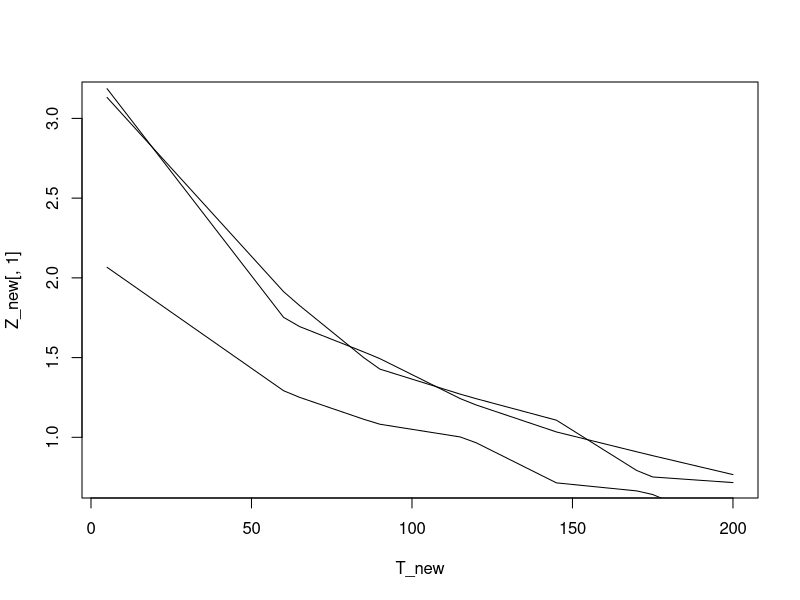
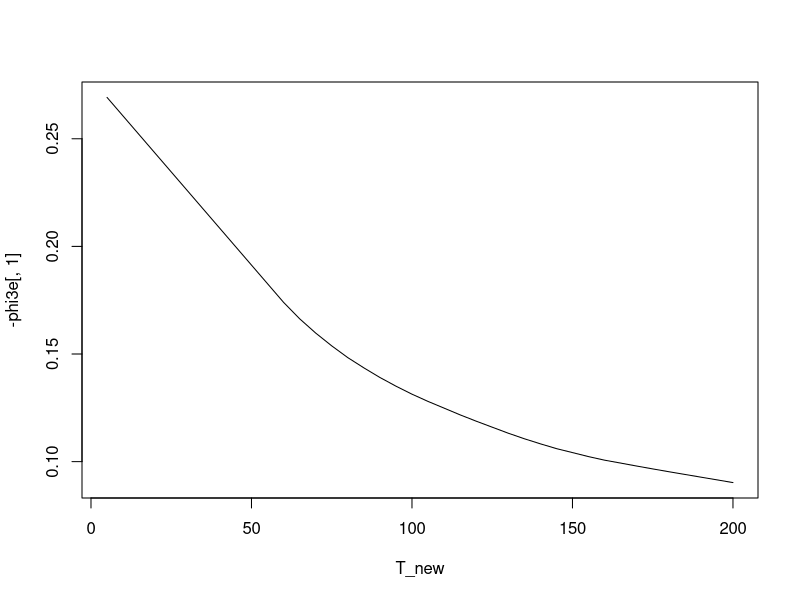

Write the R code that produced these figures, in order.
## ---- chunk 1
my_packages <- c("MASS", "ggplot2", "dplyr")
suppressMessages(lapply(my_packages, library, character.only = TRUE))
## ---- chunk 2
T <- seq(0, 1, length.out = 231)
p <- length(T)

L1=40
J=L2=15
L3=5
I_index=rep(1:L1,each=L2*L3)
n=length(I_index)
IJ_index=rep(1:(L1*L2),each=L3)

I=max(I_index)
n_I0=table(I_index)
IJ=max(IJ_index)
n_IJ=table(IJ_index)
## ---- chunk 3
lambda1 <- c(4.5, 0.11)
lambda2 <- lambda3 <- c(90, 2)
N1 = length(lambda1) 
N2 = length(lambda2)
N3 = length(lambda3)

phi1 = cbind(5*exp(-2*T)^2/(1+ exp(-T))^2,8*exp(-2*T)^2/(1+ exp(-T))^2)
phi2 = cbind(rep(0.01, length(T)),rep(0.05, length(T)))
phi3 = cbind(5*exp(-2*T)^2/(1+ exp(-T))^2,8*exp(-2*T)^2/(1+ exp(-T))^2)

#normalize bases
norm1 = t(phi1)%*%phi1
norm1 = sqrt(diag(norm1))
phi1 = t(t(phi1)/norm1)

norm2 = t(phi2)%*%phi2
norm2 = sqrt(diag(norm2))
phi2 = t(t(phi2)/norm2)

norm3 = t(phi3)%*%phi3
norm3 = sqrt(diag(norm3))
phi3 = t(t(phi3)/norm3)

sigma = 0.1
## ---- chunk 4
set.seed(100)
xi = matrix(rnorm(N1*I),nrow=N1,ncol=I)
xi_true = xi * sqrt(lambda1) 
  
theta = matrix(rnorm(N2*IJ),nrow=N2,ncol=IJ)
theta_true = theta * sqrt(lambda2) 
  
zeta = matrix(rnorm(N3*n),nrow=N3,ncol=n)
zeta_true  = zeta * sqrt(lambda3)
  
for (s in 1:N1){
  xi_true[s, xi_true[s,] < 0] <- -1* xi_true[s, xi_true[s,] < 0]
}
  
for (s in 1:N2){
  theta_true[s, theta_true[s,] < 0] <- -1* theta_true[s, theta_true[s,] < 0]
}
  
  for (s in 1:N3){
    zeta_true[s, zeta_true[s,] < 0] <- -1* zeta_true[s, zeta_true[s,] < 0]
  }
  
firstLevel = phi1 %*% xi_true  #of size p x I
secondLevel = phi2 %*% theta_true  #of size p x IJ
thirdLevel = phi3 %*% zeta_true
  
noise = matrix(rnorm(p*n, mean=0,sd=sigma) ,nrow=p,ncol=n)
Z <- firstLevel[,I_index] + secondLevel[,IJ_index]+thirdLevel+ noise
## ---- chunk 5
Z_new <- c()
day.list <- list(
    c(1, 57, 85, 113, 141, 169, 200),
    c(1, 63, 91, 126, 154, 200),
    c(1, 63, 85, 113, 141, 176, 200),
    c(1, 56, 77, 98, 133, 154, 175, 200),
    c(1, 77, 98, 133, 154, 175, 200),
    c(1, 70, 98, 133, 154, 175, 200)
)
for (batch in 0:5){
    temp <- Z[(5*batch + 1):(200+5*batch), (500*batch+1):(500*(batch+1))]
    #temp <- Z[1:200, (500*batch+1):(500*(batch+1))]
    temp <- temp[day.list[[batch+1]], ]
    temp_interpolated <- apply(temp, 2, function(t) { 
      interpolate = approx(x = day.list[[batch+1]], 
                           y = t, xout = seq(1, 200, 5), method = 'linear')
      return(interpolate$y)
      }
      )
  Z_new <- cbind(Z_new, temp_interpolated)
}
## ---- chunk 6
T_new <-  5*seq(1, 40)
plot(T_new, Z_new[,1], type = "l")
lines(T_new, Z_new[,3])
lines(T_new, Z_new[,5])
## ---- chunk 7
smooth.y <- TRUE
  ### smooth the raw data
  if(smooth.y){
    Y_new <-list()
    Y_new<-lapply(1:n, function(i) {m<-smooth.spline(as.numeric(Z_new[,i]));  return(predict(m)$y)}	)
    Y <-Reduce(cbind,Y_new)
  }
sd.noise<- sqrt(mean((Y-Z_new)^2))
## ---- chunk 8
  k1=sum(n_IJ^2)
  Y_IJ <- t(rowsum(t(Y),IJ_index))
  
  k2=sum(n_I0^2)
  Y_I <- t(rowsum(t(Y),I_index))
  
  HW <- (Y%*%diag(n_IJ[IJ_index])%*%t(Y))-(Y_IJ%*%t(Y_IJ))*2/(k1-n)
  HU <- (Y%*%diag(n_I0[I_index])%*%t(Y)-(Y_I)%*%t(Y_I)-(k1-n)/2*HW)*2/(k2-k1)
  HX <- (n*Y%*%t(Y)-rowSums(Y)%*%t(rowSums(Y))-(k1-n)/2*HW-(k2-k1)/2*HU)*2/(n^2-k2)
  
  KW <- HW/2
  KU <- (HU - HW)/2
  KX <- (HX - HU)/2
## ---- chunk 9
phi3e <- eigen(KW)$vectors[,1:N3]
phi2e<- eigen(KU)$vectors[,1:N2]
phi1e <- eigen(KX)$vectors[,1:N1]
  

lambda3e <- svd(KW)$d[1:N3]
lambda2e <- svd(KU)$d[1:N2]
lambda1e <- svd(KX)$d[1:N1]
## ---- chunk 10
plot(T_new, -phi3e[,1], type="l")
